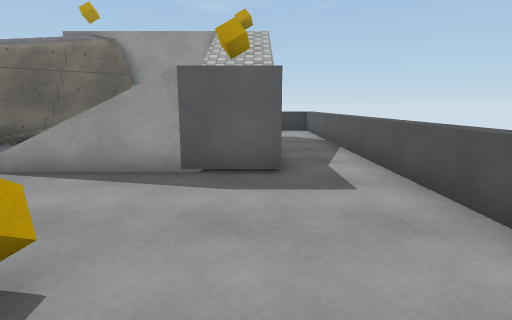
view 1 (above)

16 first-person views from a walk through a 3-D level made in the Unity game engine. The camera is 1.3 m above the floor, tilts 10° down and sees 80° across. The floor is counted in squares, 1 m on a side. Each view is taken from the middle of a square. On the plan, view 1 faces up. The plan holds only what a view shows up to about 14 squares ahead; the rest is blank. The place goes on beyond the plan. The player character is not drawn. Surface patterns are stand-ins for the level's own textures.

view 2
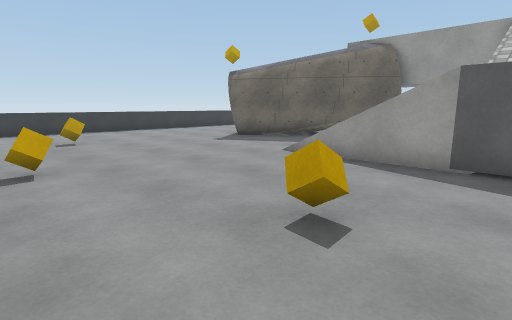

view 3
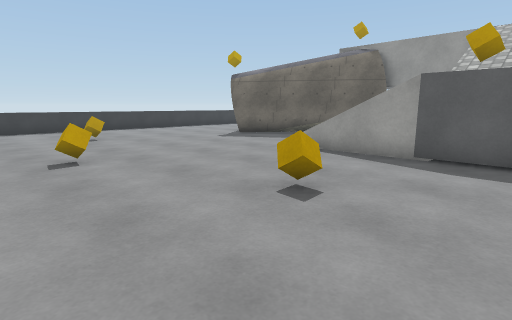

view 4
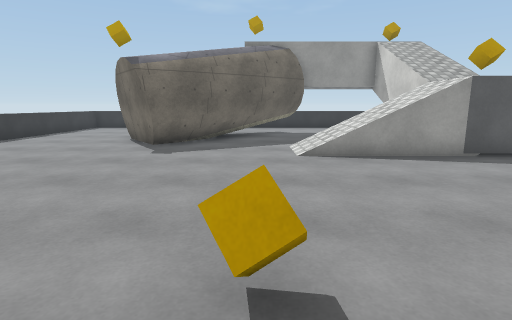

view 5
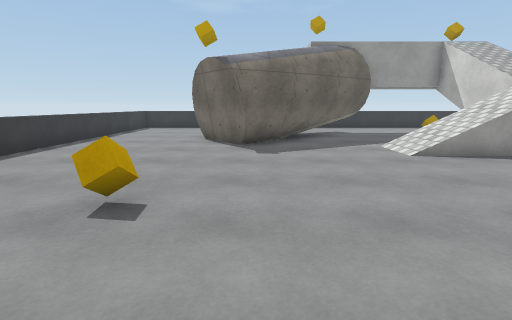

view 6
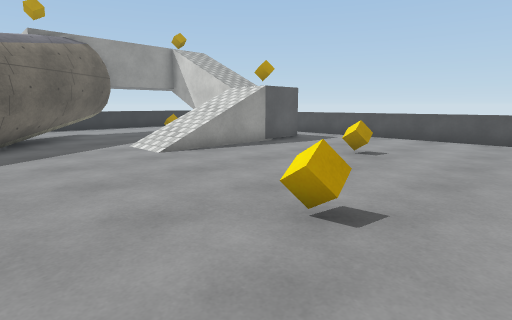

view 7
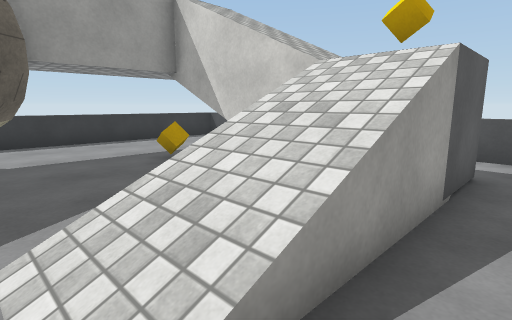

view 8
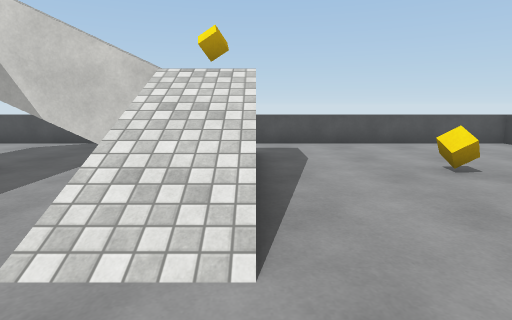

view 9
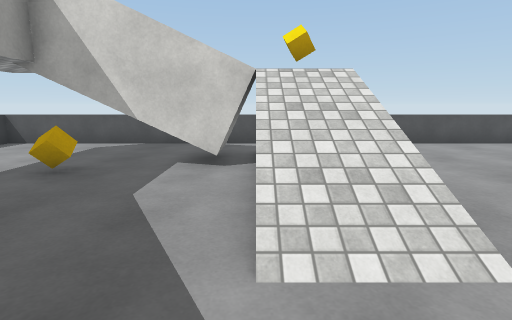

view 10
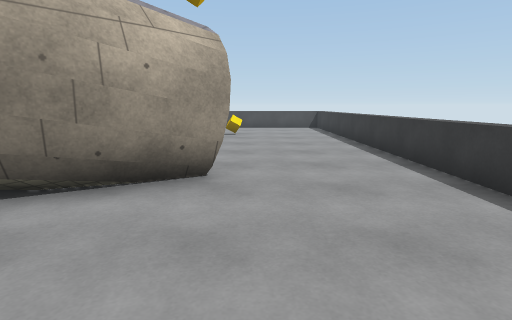

view 11
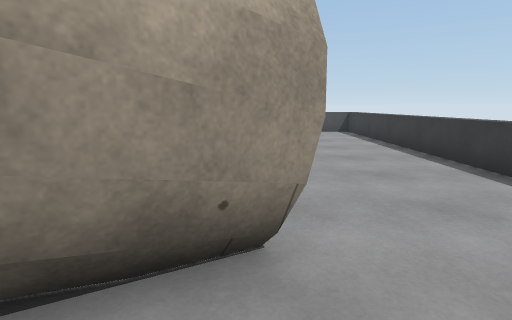

view 12
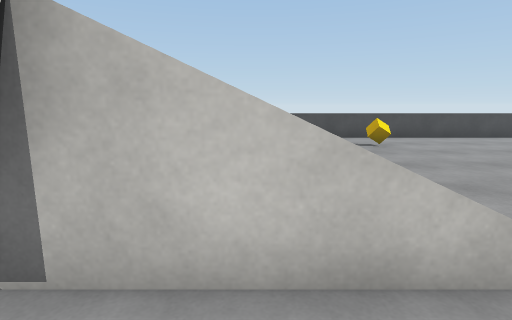

view 13
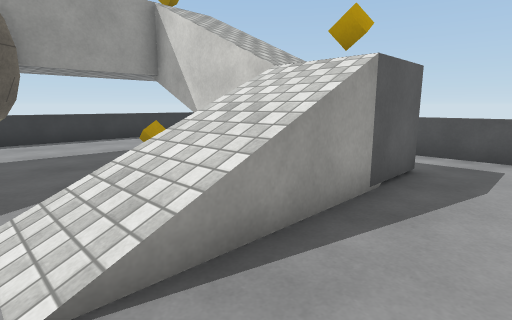

view 14
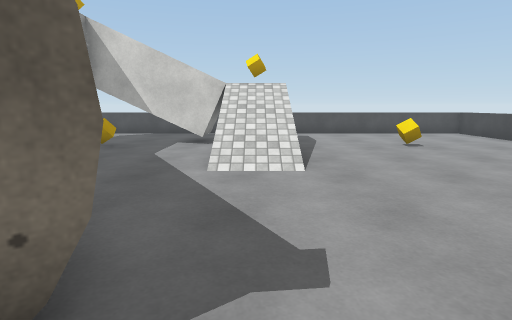

view 15
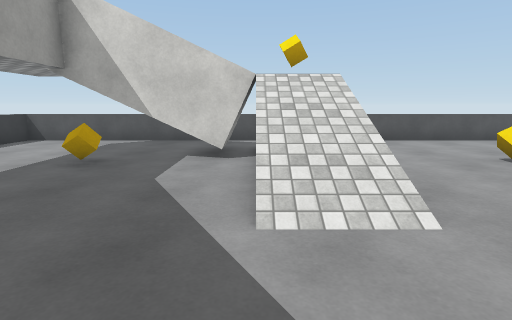

view 16
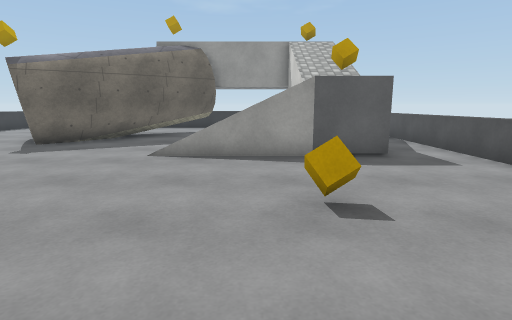

### Floor plan
Key: @ floor where view 1 was taken; # wall or solid block; x gap in a wall; . main floor; : floor 2 m higher than the main floor; + floor 4.25 m higher than the main floor; / step, stairs or slope; = window, fence, low wall or low ledge; ^ raised ledge; C cube; G grey cube.
Columns run from 17 left of view 1 to 3 right of it. Each row starts with its distance up from view 1.
 17             ========^
 16     .       ........^
 15             ........^
 14   .....     +++++/..^
 13  ......     +///C/..^
 12 =.....## //#...C//..^
 11 =....## //##....//..^
 10 =....x//###.....//..^
  9 =....CC##.......//..^
  8 =.....##....////::..^
  7 =...........////:C..^
  6 =...........==//.G..^
  5 =...................^
  4 =...................^
  3 =...................^
  2 =....C.........C....^
  1 =...................^
  0 =.........C......@..^
 -1 =...................^
 -2     ................^
 -3    ^^^^^^^^^^    ^^^^

Positions as (right, up) in squares from view 1, and headings:
1: (0, 0), facing up
2: (0, -1), facing up-left
3: (1, -2), facing up-left
4: (-7, -2), facing up
5: (-10, -2), facing up
6: (-10, -2), facing up-right
7: (-6, 5), facing up-right
8: (-8, 6), facing right
9: (-8, 8), facing right
10: (-13, 16), facing down
11: (-12, 13), facing down
12: (-3, 10), facing down
13: (-6, 4), facing up-right
14: (-12, 7), facing right
15: (-9, 8), facing right
16: (-3, -2), facing up
